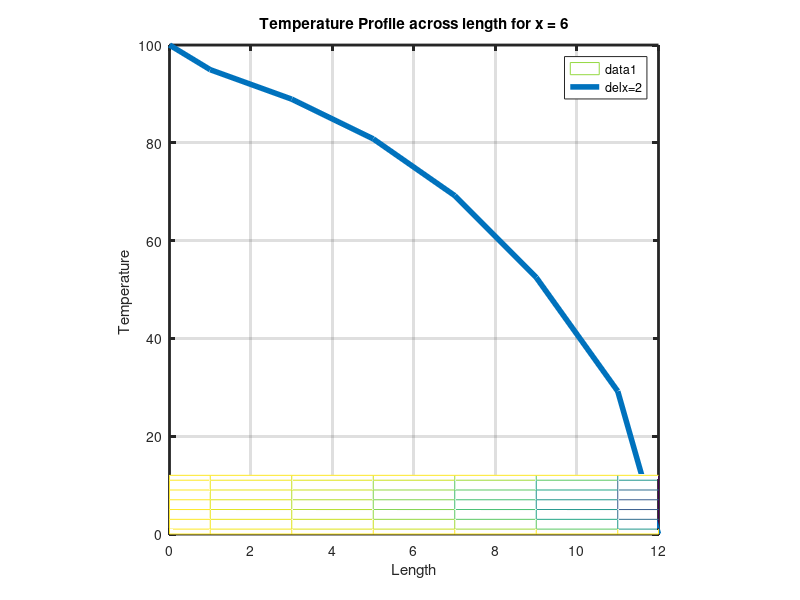

Recreate this plot in MATLAB.
clear all
clc
clf


length = 12;
del = 2;
tol = 1e-08;
t_bottom = 100;
t_left = 100;
t_right = 100;
t_top = 0;
maxit = 20;
n = length/del +2;
x = zeros(n,1);
y = zeros(n,1); 
temp = zeros(n,n);
ap = zeros(n,n);
aw = zeros(n,n);
ae = zeros(n,n);
an = zeros(n,n);
as = zeros(n,n);
su = zeros(n,n);
x(1) = 0 ;
y(1) = 0;
x(2) = del/2;
y(2) = del/2;
for i = 3 : n-1
    x(i) = x(i-1) + del;
    y(i) = y(i-1) + del;
end
x(n) = x(n-1) + del/2;
y(n) = y(n-1) + del/2;

for i = 2:n-1
    for j = 2:n-1
        ap(i,j) = -4.0/(del*del) ;
        aw(i,j) = 1.0/(del*del) ;
        ae(i,j) = 1.0/(del*del) ;
        an(i,j) = 1.0/(del*del) ;
        as(i,j) = 1.0/(del*del) ;
        su(i,j) = 0.0;
    end
end

ap(:,1) = 1.0;
su(:,1) = t_bottom;
ap(:,n) = 1.0;
su(:,n) = t_top;
ap(1,:) = 1.0;
su(1,:) = t_left;
ap(n,:) = 1.0;
su(n,:) = t_right;


A = zeros(n*n,n*n);
Su = zeros(n*n,1); 
for i = 2:n-1
    for j = 2:n-1
        k = n*(i-1) + j ;
        A(k,k) = ap(i,j);
        A(k,k+1) = an(i,j);
        A(k,k-1) = as(i,j);
        A(k,k+n) = ae(i,j);
        A(k,k-n) = aw(i,j);
    end
end
for i = 1:n 
    j = 1;
    k = n*(i-1) + j;
    A(k,k) = ap(i,j);
    Su(k) = su(i,j);
    j = n;
    k = n*(i-1) + j;
    A(k,k) = ap(i,j);
    Su(k) = su(i,j);
end
for j = 1:n
    i= 1;
    k = n*(i-1) + j;
    A(k,k) = ap(i,j);
    Su(k) = su(i,j);
    i =n;
    k = n*(i-1) + j;
    A(k,k) = ap(i,j);
    Su(k) = su(i,j);   
end
%
% {
% [L,U] = ilu (A,struct('type','ilutp','droptol',1e-06));
% [t,fl1,rr1,it1,rv1] = bicg(A,Su,tol,maxit,L,U);
% }
%
t = inv(A)*Su;
for i = 1:n
    for j = 1:n
        k = n*(i-1) + j ;
        temp(i,j) = t(k);
    end
end

[X,Y] = meshgrid(x,y);
mesh(X,Y,temp);
view(2);


%Plotting along j correspoing to 6
temp1 = zeros(n,1) ;
% n = 2 
if( del == 2)
    j = 4;
    for i = 1:n
        temp1(i) = (temp(j,i) + temp(j+1,i ))/2;
    end
end
%Plotting along j correspoing to 6
% n = 4
if( del == 4)
    j = 3;
    for i = 1:n
        temp1(i) = temp(j,i) ;
    end
end
hold on
 str = ['delx=',num2str(del)];
plot (y,temp1,'LineWidth',4,'DisplayName',str);
title ("Temperature Profile across length for x = 6")   ;
ylabel("Temperature ");
xlabel("Length");
box  on ;
grid on ;
legend('show');
ax = gca ;
set(ax, 'linewidth',2.0);
axis('square');




